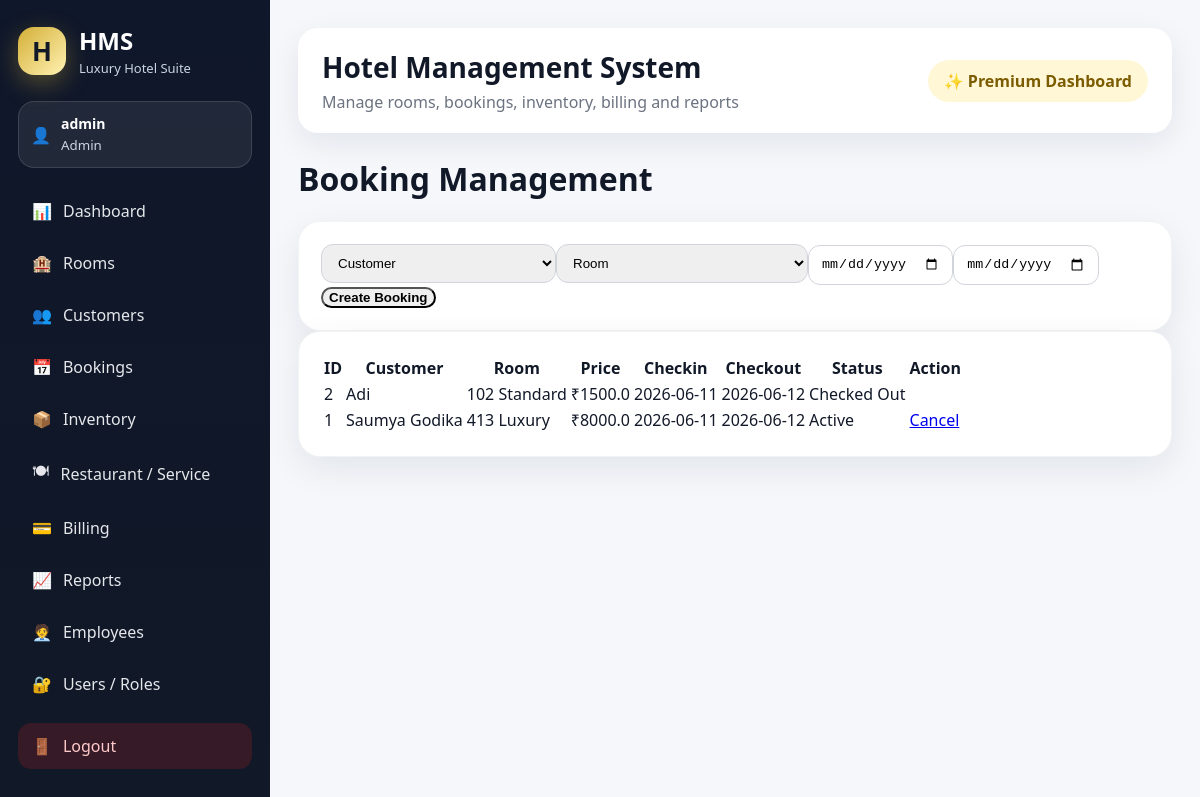
The app's page /bookings (signed in) with its own data.
### tables this page shows
CREATE TABLE bookings(
        id INTEGER PRIMARY KEY AUTOINCREMENT,
        customer_id INTEGER,
        room_id INTEGER,
        checkin TEXT,
        checkout TEXT,
        status TEXT DEFAULT 'Active');

CREATE TABLE customers(
        id INTEGER PRIMARY KEY AUTOINCREMENT,
        name TEXT,
        phone TEXT,
        email TEXT,
        id_proof TEXT,
        address TEXT);

CREATE TABLE rooms(
        id INTEGER PRIMARY KEY AUTOINCREMENT,
        room_no TEXT UNIQUE,
        category TEXT,
        price REAL,
        status TEXT DEFAULT 'Available');

### app.py (the view)
@app.route("/bookings")
def bookings():
    bookings = run("""SELECT b.id,c.name,r.room_no,r.category,r.price,b.checkin,b.checkout,b.status
                      FROM bookings b JOIN customers c ON b.customer_id=c.id
                      JOIN rooms r ON b.room_id=r.id ORDER BY b.id DESC""")
    customers = run("SELECT * FROM customers ORDER BY id DESC")
    rooms = run("SELECT * FROM rooms WHERE status='Available' ORDER BY room_no")
    return render_template("bookings.html", bookings=bookings, customers=customers, rooms=rooms)

### app.py (called while the page is built)
def db():
    con = sqlite3.connect(DB_PATH)
    con.row_factory = sqlite3.Row
    return con

def run(sql, args=(), one=False, commit=False):
    con = db()
    cur = con.execute(sql, args)
    if commit:
        con.commit()
        last = cur.lastrowid
        con.close()
        return last
    rows = cur.fetchall()
    con.close()
    return (rows[0] if rows else None) if one else rows

def login_required():
    return "user_id" in session

@app.context_processor
def inject():
    return dict(current_user=session)

@app.before_request
def protect():
    allowed = ["login", "static"]
    if request.endpoint not in allowed and not login_required():
        return redirect(url_for("login"))

### templates/bookings.html (shortened to what this page needs)
{% extends "base.html" %}{% block content %}<h1>Booking Management</h1>
<div class="panel"><form class="row" method="post" action="{{url_for('add_booking')}}"><select name="customer_id" required><option value="">Customer</option></select><select name="room_id" required><option value="">Room</option></select><input type="date" name="checkin" required><input type="date" name="checkout" required><button>Create Booking</button></form></div>
<div class="panel"><table><tr><th>ID</th><th>Customer</th><th>Room</th><th>Price</th><th>Checkin</th><th>Checkout</th><th>Status</th><th>Action</th></tr>{% for b in bookings %}<tr><td>{{b.id}}</td><td>{{b.name}}</td><td>{{b.room_no}} {{b.category}}</td><td>₹{{b.price}}</td><td>{{b.checkin}}</td><td>{{b.checkout}}</td><td>{{b.status}}</td><td>{% if b.status=="Active" %}<a href="{{url_for('cancel_booking', id=b.id)}}">Cancel</a>{% endif %}</td></tr>{% endfor %}</table></div>{% endblock %}

### templates/base.html (shortened to what this page needs)
<!doctype html>
<html lang="en">
<head>
    <link href="{{ url_for('static', filename='css/bootstrap.min.css') }}" rel="stylesheet">
    <link href="{{ url_for('static', filename='css/style.css') }}" rel="stylesheet">
</head>
<body>
{% if current_user.get("user_id") %}
<div class="app-layout">
    <aside class="sidebar">
        <div class="brand-box">
            <div class="brand-logo">H</div>
            <div>
                <h2>HMS</h2>
                <p>Luxury Hotel Suite</p>
            </div>
        </div>
        <div class="user-pill">
            <span>👤</span>
            <div>
                <strong>{{ current_user.username }}</strong>
                <small>{{ current_user.role }}</small>
            </div>
        </div>
        <nav class="nav-menu">
            <a href="{{ url_for('dashboard') }}">📊 <span>Dashboard</span></a>
            <a href="{{ url_for('rooms') }}">🏨 <span>Rooms</span></a>
            <a href="{{ url_for('customers') }}">👥 <span>Customers</span></a>
            <a href="{{ url_for('bookings') }}">📅 <span>Bookings</span></a>
            <a href="{{ url_for('inventory') }}">📦 <span>Inventory</span></a>
            <a href="{{ url_for('service') }}">🍽 <span>Restaurant / Service</span></a>
            <a href="{{ url_for('billing') }}">💳 <span>Billing</span></a>
            <a href="{{ url_for('reports') }}">📈 <span>Reports</span></a>
            {% if current_user.role in ["Admin", "Manager"] %}
            <a href="{{ url_for('employees') }}">🧑‍💼 <span>Employees</span></a>
            <a href="{{ url_for('users') }}">🔐 <span>Users / Roles</span></a>
            {% endif %}
            <a href="{{ url_for('logout') }}" class="logout-link">🚪 <span>Logout</span></a>
        </nav>
    </aside>
    <main class="main-content">
        <header class="topbar">
            <div>
                <h1>{{ title or "Hotel Management System" }}</h1>
                <p>Manage rooms, bookings, inventory, billing and reports</p>
            </div>
            <div class="topbar-badge">
                ✨ Premium Dashboard
            </div>
        </header>
{% endif %}
        {% block content %}{% endblock %}
{% if current_user.get("user_id") %}
    </main>
</div>
{% endif %}
</body>
</html>

### static/css/style.css (style rules this page uses)
:root { --navy: #0f172a; --navy-light: #1e293b; --gold: #d4af37; --gold-soft: #f8e7a1; --bg: #f5f7fb; --white: #ffffff; --text: #111827; --muted: #6b7280; --green: #16a34a; --red: #dc2626; --blue: #2563eb; --purple: #7c3aed; }
* { box-sizing: border-box; }
body { margin: 0; background: var(--bg); font-family: "Segoe UI", Arial, sans-serif; color: var(--text); }
.app-layout { display: flex; min-height: 100vh; }
.sidebar { width: 270px; background: linear-gradient(180deg, #0f172a, #111827); color: white; padding: 24px 18px; position: fixed; top: 0; bottom: 0; overflow-y: auto; }
.main-content { margin-left: 270px; padding: 28px; width: calc(100% - 270px); }
.brand-box { display: flex; gap: 13px; align-items: center; margin-bottom: 24px; }
.brand-logo { width: 48px; height: 48px; border-radius: 16px; background: linear-gradient(135deg, var(--gold), #fff2b2); color: #111827; display: flex; justify-content: center; align-items: center; font-weight: 800; font-size: 26px; box-shadow: 0 8px 25px rgba(212,175,55,0.35); }
.brand-box h2 { margin: 0; font-size: 24px; }
.brand-box p { margin: 2px 0 0; color: #cbd5e1; font-size: 13px; }
.user-pill { display: flex; align-items: center; gap: 10px; background: rgba(255,255,255,0.08); border: 1px solid rgba(255,255,255,0.12); padding: 12px; border-radius: 16px; margin-bottom: 20px; }
.user-pill strong { display: block; font-size: 14px; }
.user-pill small { color: #cbd5e1; }
.nav-menu a { display: flex; align-items: center; gap: 11px; color: #e5e7eb; text-decoration: none; padding: 12px 14px; border-radius: 13px; margin-bottom: 6px; transition: 0.2s ease; font-weight: 500; }
.logout-link { background: rgba(220,38,38,0.18); color: #fecaca !important; margin-top: 16px; }
.topbar { background: white; border-radius: 20px; padding: 20px 24px; margin-bottom: 24px; box-shadow: 0 10px 30px rgba(15,23,42,0.08); display: flex; justify-content: space-between; align-items: center; }
.topbar h1 { margin: 0; font-size: 28px; font-weight: 800; }
.topbar p { margin: 5px 0 0; color: var(--muted); }
.topbar-badge { background: #fff7d6; color: #7c5c00; padding: 10px 16px; border-radius: 999px; font-weight: 700; }
.glass-panel, .panel { background: white; border-radius: 22px; padding: 22px; box-shadow: 0 12px 35px rgba(15,23,42,0.08); border: 1px solid rgba(15,23,42,0.05); }
input, select, .form-control, .form-select { border-radius: 12px !important; border: 1px solid #d1d5db !important; padding: 10px 12px !important; }
button, .btn, .button { border-radius: 12px !important; font-weight: 700; }
table { border-radius: 14px; overflow: hidden; }

### records on screen
bookings: id "2", name "Adi", room_no "102", category "Standard", price "1500.0", checkin "2026-06-11", checkout "2026-06-12", status "Checked Out"
bookings: id "1", name "Saumya Godika", room_no "413", category "Luxury", price "8000.0", checkin "2026-06-11", checkout "2026-06-12", status "Active"

### other values on screen
{{ current_user.username }} "admin"
{{ current_user.role }} "Admin"
{{ title or "Hotel Management System" }} "Hotel Management System"
